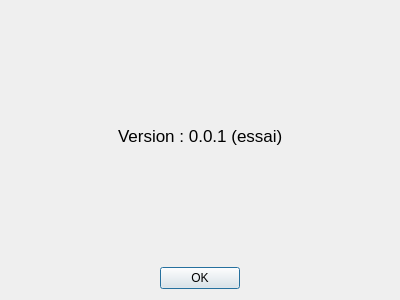
<?xml version="1.0" encoding="UTF-8"?>
<ui version="4.0">
 <class>Dialog_version</class>
 <widget class="QDialog" name="Dialog_version">
  <property name="geometry">
   <rect>
    <x>0</x>
    <y>0</y>
    <width>400</width>
    <height>300</height>
   </rect>
  </property>
  <property name="windowTitle">
   <string>Version</string>
  </property>
  <layout class="QVBoxLayout" name="verticalLayout_3">
   <item>
    <layout class="QVBoxLayout" name="verticalLayout_2">
     <item>
      <layout class="QVBoxLayout" name="verticalLayout">
       <item>
        <spacer name="verticalSpacer">
         <property name="orientation">
          <enum>Qt::Vertical</enum>
         </property>
         <property name="sizeHint" stdset="0">
          <size>
           <width>20</width>
           <height>40</height>
          </size>
         </property>
        </spacer>
       </item>
       <item>
        <layout class="QHBoxLayout" name="horizontalLayout">
         <item>
          <spacer name="horizontalSpacer">
           <property name="orientation">
            <enum>Qt::Horizontal</enum>
           </property>
           <property name="sizeHint" stdset="0">
            <size>
             <width>40</width>
             <height>20</height>
            </size>
           </property>
          </spacer>
         </item>
         <item>
          <widget class="QLabel" name="label_version">
           <property name="font">
            <font>
             <pointsize>13</pointsize>
            </font>
           </property>
           <property name="text">
            <string>Version : 0.0.1 (essai)</string>
           </property>
          </widget>
         </item>
         <item>
          <spacer name="horizontalSpacer_2">
           <property name="orientation">
            <enum>Qt::Horizontal</enum>
           </property>
           <property name="sizeHint" stdset="0">
            <size>
             <width>40</width>
             <height>20</height>
            </size>
           </property>
          </spacer>
         </item>
        </layout>
       </item>
       <item>
        <spacer name="verticalSpacer_2">
         <property name="orientation">
          <enum>Qt::Vertical</enum>
         </property>
         <property name="sizeHint" stdset="0">
          <size>
           <width>20</width>
           <height>40</height>
          </size>
         </property>
        </spacer>
       </item>
      </layout>
     </item>
     <item>
      <widget class="QDialogButtonBox" name="buttonBox">
       <property name="orientation">
        <enum>Qt::Horizontal</enum>
       </property>
       <property name="standardButtons">
        <set>QDialogButtonBox::Ok</set>
       </property>
       <property name="centerButtons">
        <bool>true</bool>
       </property>
      </widget>
     </item>
    </layout>
   </item>
  </layout>
 </widget>
 <resources/>
 <connections>
  <connection>
   <sender>buttonBox</sender>
   <signal>accepted()</signal>
   <receiver>Dialog_version</receiver>
   <slot>accept()</slot>
   <hints>
    <hint type="sourcelabel">
     <x>248</x>
     <y>254</y>
    </hint>
    <hint type="destinationlabel">
     <x>157</x>
     <y>274</y>
    </hint>
   </hints>
  </connection>
  <connection>
   <sender>buttonBox</sender>
   <signal>rejected()</signal>
   <receiver>Dialog_version</receiver>
   <slot>reject()</slot>
   <hints>
    <hint type="sourcelabel">
     <x>316</x>
     <y>260</y>
    </hint>
    <hint type="destinationlabel">
     <x>286</x>
     <y>274</y>
    </hint>
   </hints>
  </connection>
 </connections>
</ui>
